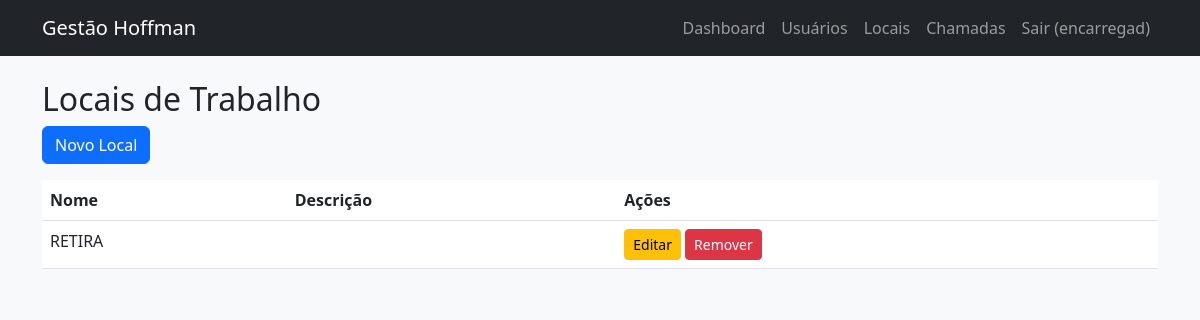
Before: /encarregado/locais/ (signed in) with the older database file.
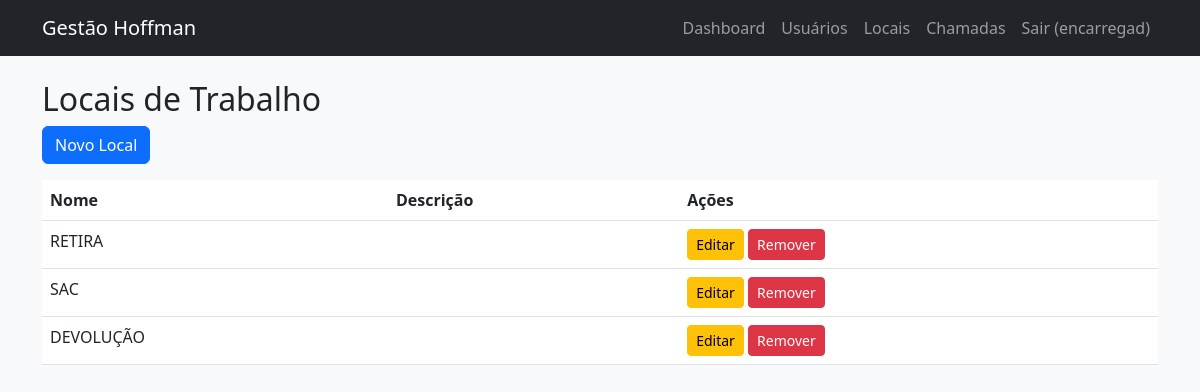
After: the same page with the newer database file.
### gestao/models.py (models this page shows, shortened)
class Local(models.Model):
    nome = models.CharField(max_length=50)
    descricao = models.TextField(blank=True)

### gestao/views/Vencarregado.py (the view)
# urls.py: path('encarregado/locais/', local_list, name='local_list'),
@login_required
@role_required('encarregado')
def local_list(request):
    locais = Local.objects.all()
    return render(request, 'encarregado/local_list.html', {'locais': locais})

### templates/encarregado/local_list.html
{% extends "base.html" %}
{% block content %}
<h2>Locais de Trabalho</h2>
<a href="{% url 'local_create' %}" class="btn btn-primary mb-3">Novo Local</a>
<table class="table">
    <thead>
        <tr>
            <th>Nome</th>
            <th>Descrição</th>
            <th>Ações</th>
        </tr>
    </thead>
    <tbody>
        {% for local in locais %}
        <tr>
            <td>{{ local.nome }}</td>
            <td>{{ local.descricao }}</td>
            <td>
                <a href="{% url 'local_edit' local.id %}" class="btn btn-sm btn-warning">Editar</a>
                <a href="{% url 'local_delete' local.id %}" class="btn btn-sm btn-danger" onclick="return confirm('Tem certeza?')">Remover</a>
            </td>
        </tr>
        {% endfor %}
    </tbody>
</table>
{% endblock %}

Changed rows visible on the page:
added Local: nome "SAC"
added Local: nome "DEVOLUÇÃO"
